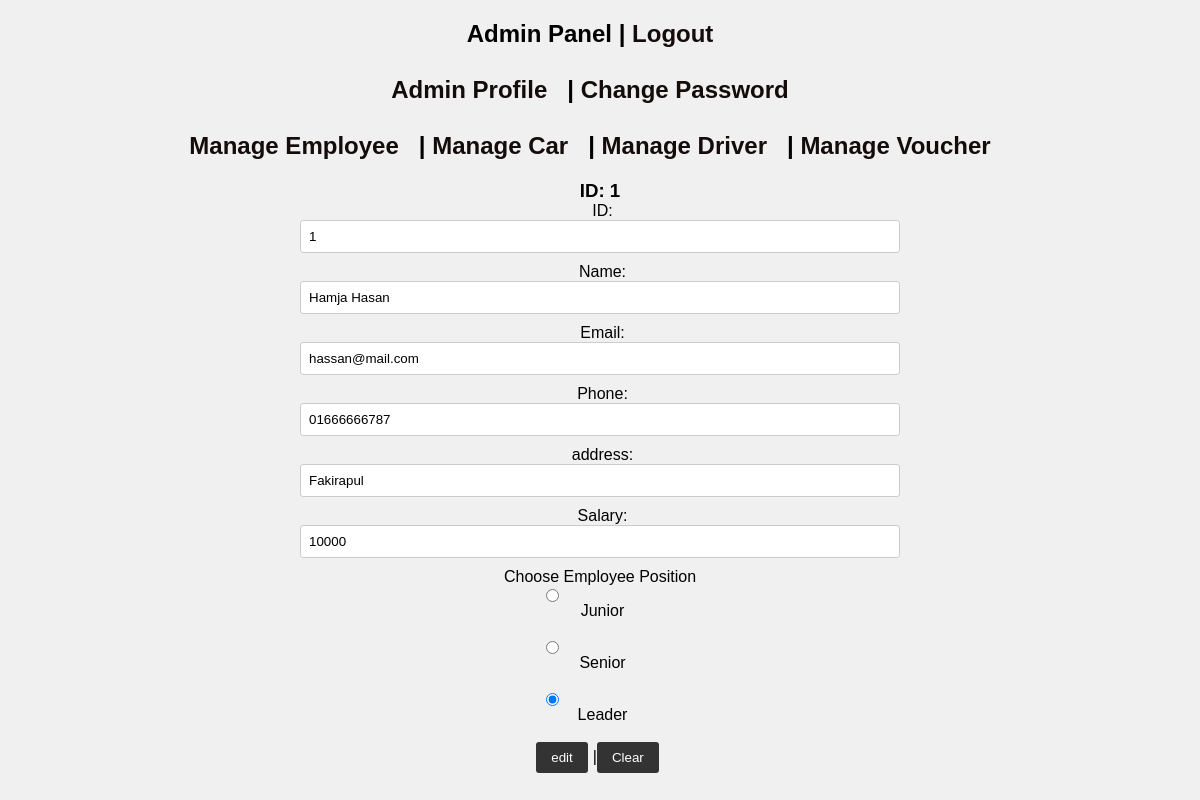
The app's page /views/admin/manage-employee/edit-employee.php?id=1 with its own data.
### tables this page shows
CREATE TABLE `employee` (
  `id` int(11) NOT NULL AUTO_INCREMENT PRIMARY KEY,
  `password` varchar(100) NOT NULL,
  `name` varchar(100) NOT NULL,
  `email` varchar(100) NOT NULL,
  `phone` varchar(100) NOT NULL,
  `address` varchar(100) NOT NULL,
  `salary` int(11) NOT NULL DEFAULT 0,
  `position` varchar(100) NOT NULL DEFAULT 'junior',
  `status` varchar(100) NOT NULL DEFAULT 'active',
  `picture` varchar(100) NOT NULL DEFAULT 'defaullt-employee-picture.png'
);

### models/admin-model/model-for-employee.php (called while the page is built, shortened)
<?php
function oneEmployeeDetail($id)
{
    $con = getconnection();
    $sql= "select * from employee where id='$id' ";
    $result=mysqli_query($con, $sql);
    if($result)
    {
        return $result->fetch_assoc();
    }
    else
    {
        return false;
    }
}
?>

### views/admin/manage-employee/edit-employee.php (the view, shortened to what this page needs)
<html>
<head>
</head>
<body>
    <center>
        <?php
        include_once ('../admin-header.php');
        ?>
        <?php
        include_once('../../../models/admin-model/model-for-employee.php');
        $row=oneEmployeeDetail($_GET['id']);
        ?>
        <form action="../../../controllers/admin-controller/control-employee/control-edit-employee.php" method="POST">
            <h3>ID: <?php echo $_GET['id'];?></h3>
            <label for="edit-id">ID: </label><input type="text" name="edit-id" value="<?php echo $row['id'];?>" readonly><br>
            <label for="edit-name">Name: </label><input type="text" name="edit-name" value="<?php echo $row['name'];?>"><br>
            <label for="edit-email">Email: </label><input type="email" name="edit-email" value="<?php echo $row['email'];?>"><br>
            <label for="edit-phone">Phone: </label><input type="text" name="edit-phone" value="<?php echo $row['phone'];?>"><br>
            <label for="edit-address">address: </label><input type="text" name="edit-address" value="<?php echo $row['address'];?>"><br>
            <label for="edit-salary">Salary: </label><input type="text" name="edit-salary" value="<?php echo $row['salary'];?>"><br>
            Choose Employee Position <br>
            <input type="radio" class="radioinput" name="edit-position" id="junior" value="junior" <?php if($row['position']=='junior') echo 'checked';?>>
            <label for="junior" >Junior</label><br>
            <input type="radio" class="radioinput" name="edit-position" id="senior" value="senior" <?php if($row['position']=='senior') echo 'checked';?>>
            <label for="senior">Senior</label><br>
            <input type="radio" class="radioinput" name="edit-position" id="leader" value="leader" <?php if($row['position']=='leader') echo 'checked';?>>
            <label for="leader">Leader</label><br>
            <button type="submit">edit</button>|<button type="reset">Clear</button>
        </form>
    </center>
    <link rel="stylesheet" type="text/css" href="../../CSS/edit-employee.css">
</body>
</html>

### views/CSS/admin-header.css (style rules this page uses)
body, h1, h2, h3, h4, h5, h6, p, ul, ol, li { margin: 0; padding: 0; }
body { background-color: #f0f0f0; font-family: Arial, sans-serif; }

### views/CSS/edit-employee.css (style rules this page uses)
body, h1, h2, h3, h4, h5, h6, p, ul, ol, li { margin: 0; padding: 0; }
body { background-color: #f0f0f0; font-family: Arial, sans-serif; }
label { display: block; margin-left: 5px; }
input[type="text"], input[type="email"], input[type="password"] { width: 50%; padding: 8px; margin-bottom: 10px; border: 1px solid #ccc; border-radius: 3px; }
input[type="radio"] { margin-right: 100px; }
button { padding: 8px 15px; background-color: #333; color: #fff; border: none; border-radius: 3px; cursor: pointer; margin-right: 5px; transition: background-color 0.3s; }

### records on screen
employee: edit-id "1", edit-name "Hamja Hasan", edit-email "hassan@mail.com", edit-phone "01666666787", edit-address "Fakirapul", edit-salary "10000", position "☐ Junior", position "☐ Senior", position "☑ Leader"

### other values on screen
$_GET['id'] "1"
